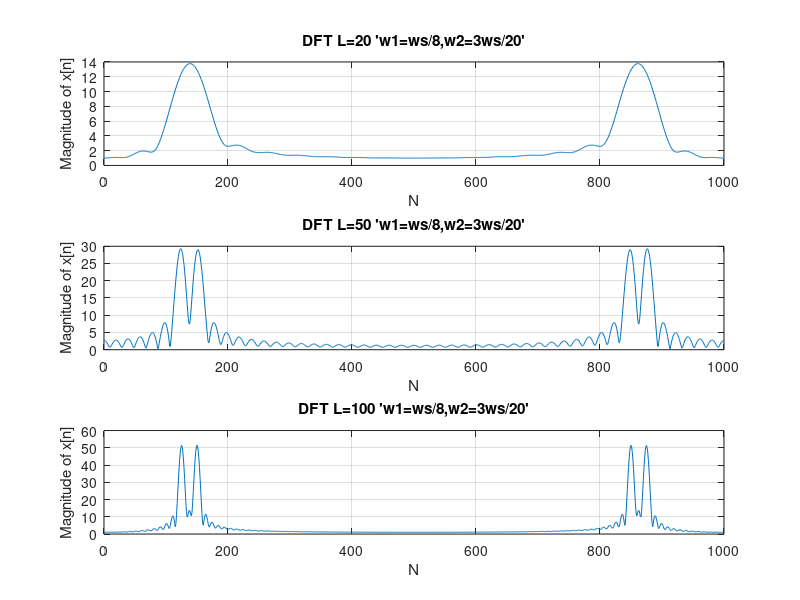

Recreate this plot in MATLAB.
L = 20;
w = ones(L,1);
P = zeros(L,1);
x = zeros(L,1);
n = 0:L-1;
N = 1000;
k = 0:N-1;
for ii = 1:length(n)

    P(ii) = cos((ii-1)*(1/4)*pi) + cos((ii-1)*(3/10)*pi);
    x(ii) = P(ii)*w(ii);
end
y1=fft(x,N);
figure;subplot(3,1,1);
plot(k,abs(y1));
title("DFT L=20 'w1=ws/8,w2=3ws/20'");
xlabel("N");
ylabel("Magnitude of x[n]");
grid on;

L = 50;
w = ones(L,1);
P = zeros(L,1);
x = zeros(L,1);
n = 0:L-1;
N = 1000;
for ii = 1:length(n)

    P(ii) = cos((ii-1)*(1/4)*pi) + cos((ii-1)*(3/10)*pi);
    x(ii) = P(ii)*w(ii);
end
y2=fft(x,N);
subplot(3,1,2);
plot(k,abs(y2));
title("DFT L=50 'w1=ws/8,w2=3ws/20'");
xlabel("N");
ylabel("Magnitude of x[n]");
grid on;

L = 100;
w = ones(L,1);
P = zeros(L,1);
x = zeros(L,1);
n = 0:L-1;
N = 1000;
for ii = 1:length(n)

    P(ii) = cos((ii-1)*(1/4)*pi) + cos((ii-1)*(3/10)*pi);
    x(ii) = P(ii)*w(ii);
end
y3=fft(x,N);
subplot(3,1,3);
plot(k,abs(y3));
title("DFT L=100 'w1=ws/8,w2=3ws/20'");
xlabel("N");
ylabel("Magnitude of x[n]");
grid on;
